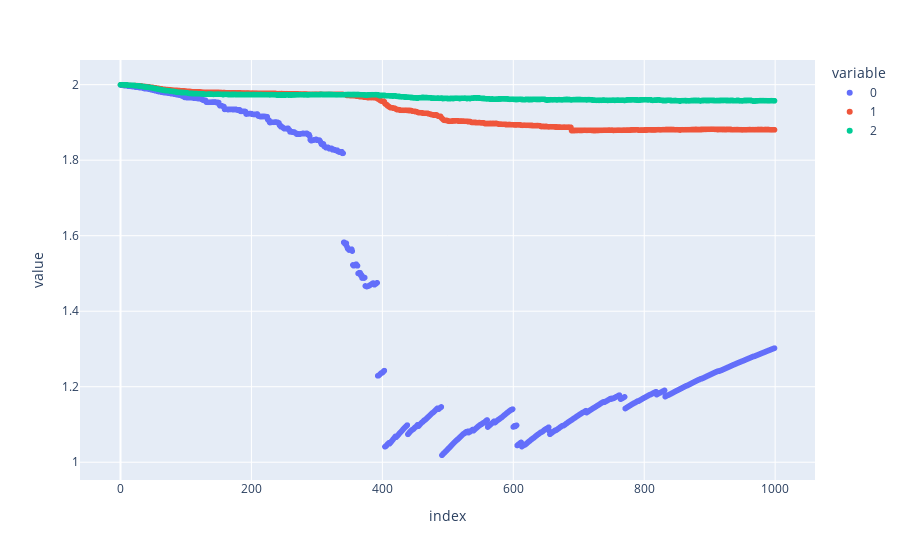

Notebook cell for this chart:
### Code cell
px.scatter(opt.alpha_record)

### Figure 1 — Plotly figure (JSON) as saved in the notebook; plotly's stock layout.template omitted (floating-point values rounded to 4 significant figures; data arrays with more than 128 entries replaced by an {"elided": "..."} marker saying what was removed)
{"data": [{"hovertemplate": "variable=0<br>index=%{x}<br>value=%{y}<extra></extra>", "legendgroup": "0", "marker": {"color": "#636efa", "symbol": "circle"}, "mode": "markers", "name": "0", "showlegend": true, "type": "scattergl", "x": {"elided": "1000 int values"}, "xaxis": "x", "y": {"elided": "1000 float values"}, "yaxis": "y"}, {"hovertemplate": "variable=1<br>index=%{x}<br>value=%{y}<extra></extra>", "legendgroup": "1", "marker": {"color": "#EF553B", "symbol": "circle"}, "mode": "markers", "name": "1", "showlegend": true, "type": "scattergl", "x": {"elided": "1000 int values"}, "xaxis": "x", "y": {"elided": "1000 float values"}, "yaxis": "y"}, {"hovertemplate": "variable=2<br>index=%{x}<br>value=%{y}<extra></extra>", "legendgroup": "2", "marker": {"color": "#00cc96", "symbol": "circle"}, "mode": "markers", "name": "2", "showlegend": true, "type": "scattergl", "x": {"elided": "1000 int values"}, "xaxis": "x", "y": {"elided": "1000 float values"}, "yaxis": "y"}], "layout": {"legend": {"title": {"text": "variable"}, "tracegroupgap": 0}, "margin": {"t": 60}, "xaxis": {"anchor": "y", "domain": [0, 1], "title": {"text": "index"}}, "yaxis": {"anchor": "x", "domain": [0, 1], "title": {"text": "value"}}}}
